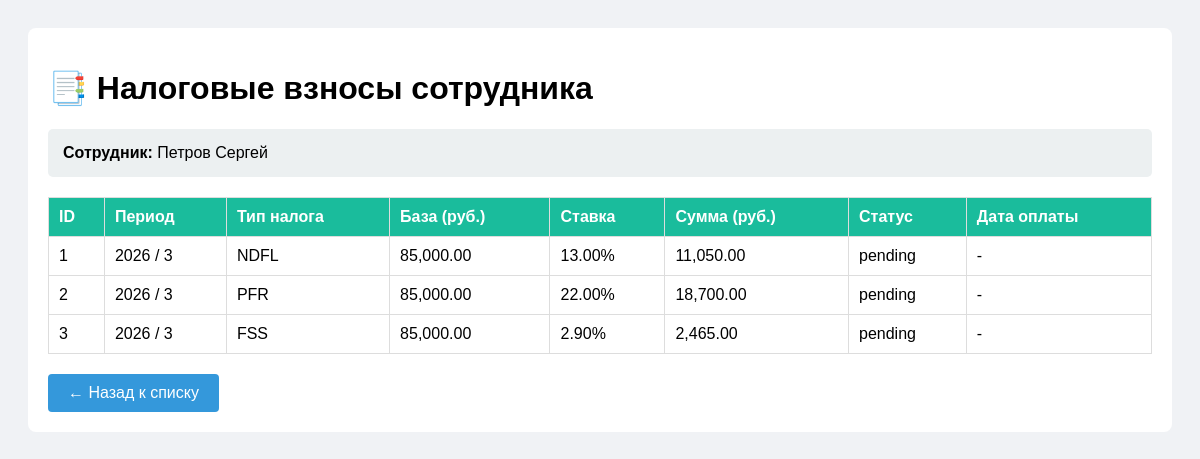
The app's page /tax_list.php?employee_id=2 with its own data.
### tables this page shows
CREATE TABLE `employees` (
  `employee_id` int(11) NOT NULL,
  `last_name` varchar(100) NOT NULL,
  `first_name` varchar(100) NOT NULL,
  `middle_name` varchar(100) DEFAULT NULL,
  `inn` varchar(12) DEFAULT NULL,
  `snils` varchar(14) DEFAULT NULL,
  `birth_date` date DEFAULT NULL,
  `hire_date` date NOT NULL,
  `dismissal_date` date DEFAULT NULL,
  `department_id` int(11) DEFAULT NULL,
  `position_id` int(11) DEFAULT NULL,
  `created_at` timestamp NULL DEFAULT current_timestamp()
);

CREATE TABLE `tax_contributions` (
  `tax_id` int(11) NOT NULL,
  `employee_id` int(11) NOT NULL,
  `period_year` int(4) NOT NULL,
  `period_month` int(2) NOT NULL,
  `tax_type` enum('NDFL','PFR','FSS','FOMS') NOT NULL,
  `taxable_base` decimal(12,2) NOT NULL DEFAULT 0.00,
  `rate_percent` decimal(5,2) NOT NULL,
  `amount` decimal(12,2) NOT NULL,
  `payment_status` enum('pending','paid','overdue') DEFAULT 'pending',
  `payment_date` date DEFAULT NULL,
  `created_at` timestamp NULL DEFAULT current_timestamp()
);

### tax_list.php (the view, shortened to what this page needs)
<?php
require_once 'config.php';
$employee_id = isset($_GET['employee_id']) ? (int)$_GET['employee_id'] : 0;
$employee = null;
try {
    $stmt = $pdo->prepare("SELECT * FROM employees WHERE employee_id = ?");
    $stmt->execute([$employee_id]);
    $employee = $stmt->fetch();
} catch(PDOException $e) {
    die("Ошибка: " . $e->getMessage());
}
$taxes = [];
try {
    $stmt = $pdo->prepare("SELECT * FROM tax_contributions WHERE employee_id = ? ORDER BY period_year DESC, period_month DESC");
    $stmt->execute([$employee_id]);
    $taxes = $stmt->fetchAll();
} catch(PDOException $e) {
    $taxes = [];
}
?>
<!DOCTYPE html>
<html lang="ru">
<head>
</head>
<body>
<div class="container">
    <h1>📑 Налоговые взносы сотрудника</h1>
    <div class="info-employee">
        <strong>Сотрудник:</strong> <?= htmlspecialchars($employee['last_name'] . ' ' . $employee['first_name']) ?>
    </div>
    <?php if (empty($taxes)): ?>
        <p>Нет данных о налоговых взносах</p>
    <?php else: ?>
        <table>
            <thead>
                <tr>
                    <th>ID</th>
                    <th>Период</th>
                    <th>Тип налога</th>
                    <th>База (руб.)</th>
                    <th>Ставка</th>
                    <th>Сумма (руб.)</th>
                    <th>Статус</th>
                    <th>Дата оплаты</th>
                </tr>
            </thead>
            <tbody>
                <?php foreach ($taxes as $tax): ?>
                    <tr>
                        <td><?= $tax['tax_id'] ?></td>
                        <td><?= $tax['period_year'] ?> / <?= $tax['period_month'] ?></td>
                        <td><?= $tax['tax_type'] ?></td>
                        <td><?= number_format($tax['taxable_base'], 2) ?></td>
                        <td><?= $tax['rate_percent'] ?>%</td>
                        <td><?= number_format($tax['amount'], 2) ?></td>
                        <td><?= $tax['payment_status'] ?></td>
                        <td><?= $tax['payment_date'] ?? '-' ?></td>
                    </tr>
                <?php endforeach; ?>
            </tbody>
        </table>
    <?php endif; ?>
    <a href="index.php" class="back">← Назад к списку</a>
</div>
</body>
</html>

### tax_list.php (style rules this page uses)
body { font-family: Arial; background: #f0f2f5; padding: 20px; }
.container { max-width: 1200px; margin: 0 auto; background: white; border-radius: 8px; padding: 20px; }
table { width: 100%; border-collapse: collapse; margin-top: 20px; }
th, td { border: 1px solid #ddd; padding: 10px; text-align: left; }
th { background: #1abc9c; color: white; }
.back { display: inline-block; margin-top: 20px; text-decoration: none; background: #3498db; color: white; padding: 10px 20px; border-radius: 4px; }
.info-employee { background: #ecf0f1; padding: 15px; border-radius: 5px; margin-bottom: 20px; }

### records on screen
employees: last_name+first_name "Петров Сергей"
tax_contributions: tax_id "1", period_year "2026", period_month "3", tax_type "NDFL", taxable_base "85,000.00", rate_percent "13.00", amount "11,050.00", payment_status "pending", payment_date "-"
tax_contributions: tax_id "2", period_year "2026", period_month "3", tax_type "PFR", taxable_base "85,000.00", rate_percent "22.00", amount "18,700.00", payment_status "pending", payment_date "-"
tax_contributions: tax_id "3", period_year "2026", period_month "3", tax_type "FSS", taxable_base "85,000.00", rate_percent "2.90", amount "2,465.00", payment_status "pending", payment_date "-"
